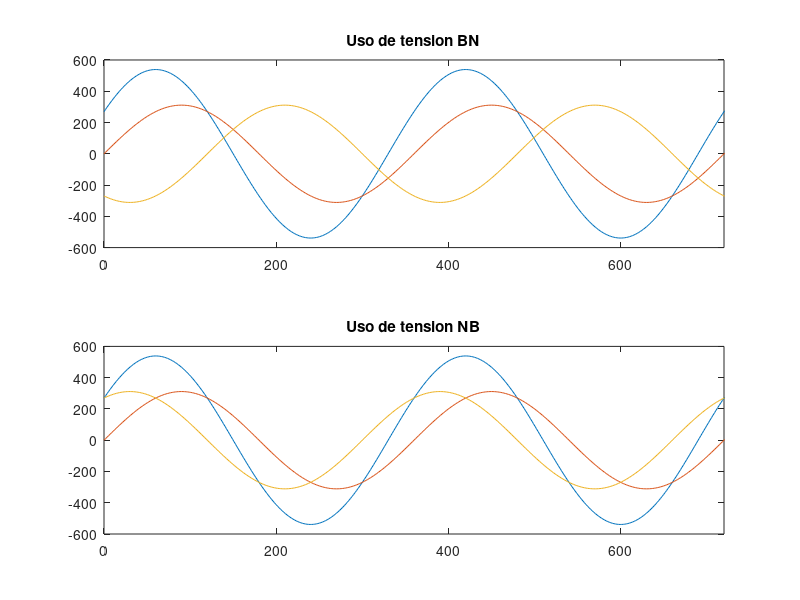
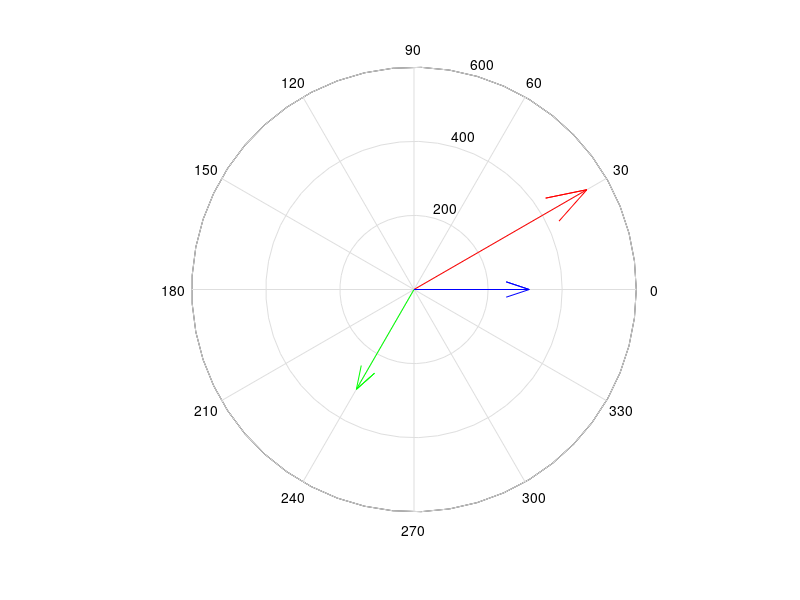
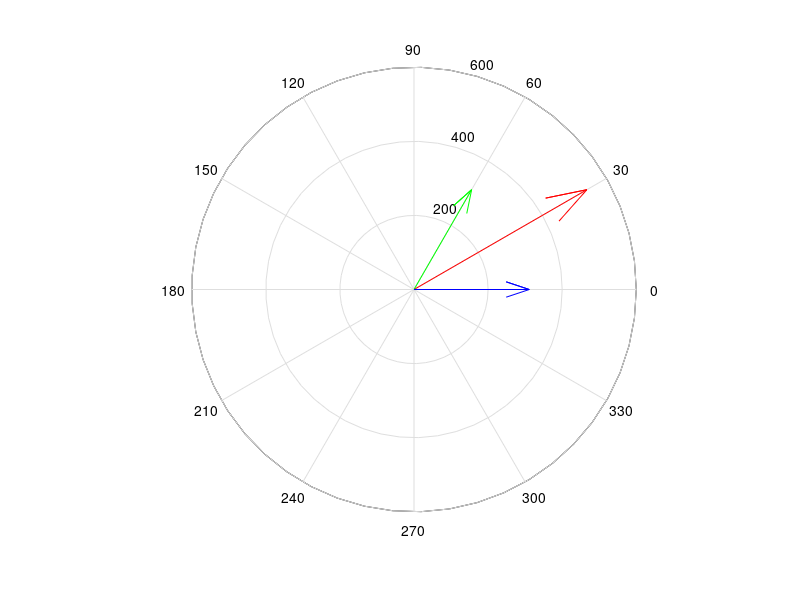

Recreate these plots in MATLAB, in order.
%% Tensiones de fase
clear all


t = (0:0.0001:5); f = 50;
grados = t*18000;
tensionAn=sqrt(2)*220*sind(2*180*t*f);
tensionBn=sqrt(2)*220*sind(2*180*t*f+240);
tensionCn=sqrt(2)*220*sind(2*180*t*f+120);

tensionNb=sqrt(2)*220*sind(2*180*t*f+60);

% figure
% plot(grados,tensionBn,'r')
% hold on
% plot(grados,tensionNb,'k')
% xlim([0 720])



%% Calculo de tensiones de linea

tensionAb=tensionAn-tensionBn;
tensionaB=tensionAn+tensionNb;

figure 
subplot(2,1,1)
plot(grados,tensionAb);
hold on;
plot(grados, tensionAn);
plot(grados, tensionBn);
hold off
xlim([0 720])
title('Uso de tension BN')

subplot(2,1,2)

plot(grados,tensionaB);
hold on;
plot(grados, tensionAn);
plot(grados, tensionNb);
xlim([0 720])
title('Uso de tension NB')

%% Diagrama fasorial 

tension = sqrt(2)*220;
anguloAn=0; anguloBn = 240;

xyAn = cosd(anguloAn)+1i*sind(anguloAn);
xyBn = cosd(anguloBn)+1i*sind(anguloBn);

parteReal = real(xyAn) - real(xyBn);
parteImaginaria = imag(xyAn) - imag(xyBn);
numeroComplejo = parteReal + parteImaginaria;

angulo=atan2d(parteImaginaria,parteReal);
magnitud = abs(numeroComplejo);
magnitud = tension*magnitud;

figure
compass(tension*parteReal,tension*parteImaginaria,'r');
hold on;
compass(tension*cosd(anguloBn),tension*sind(anguloBn),'g');
compass(tension*cosd(anguloAn),tension*sind(anguloAn),'b');

%% Diagrama fasorial tensión NB

tension = sqrt(2)*220;
anguloAn=0; anguloBn = 60;

xyAn = cosd(anguloAn)+1i*sind(anguloAn);
xyBn = cosd(anguloBn)+1i*sind(anguloBn);

parteReal = real(xyAn) + real(xyBn);
parteImaginaria = imag(xyAn) + imag(xyBn);
numeroComplejo = parteReal + parteImaginaria;

angulo=atan2d(parteImaginaria,parteReal);
magnitud = abs(numeroComplejo);
magnitud = tension*magnitud;

figure
compass(tension*parteReal,tension*parteImaginaria,'r');
hold on;
compass(tension*cosd(anguloBn),tension*sind(anguloBn),'g');
compass(tension*cosd(anguloAn),tension*sind(anguloAn),'b');







